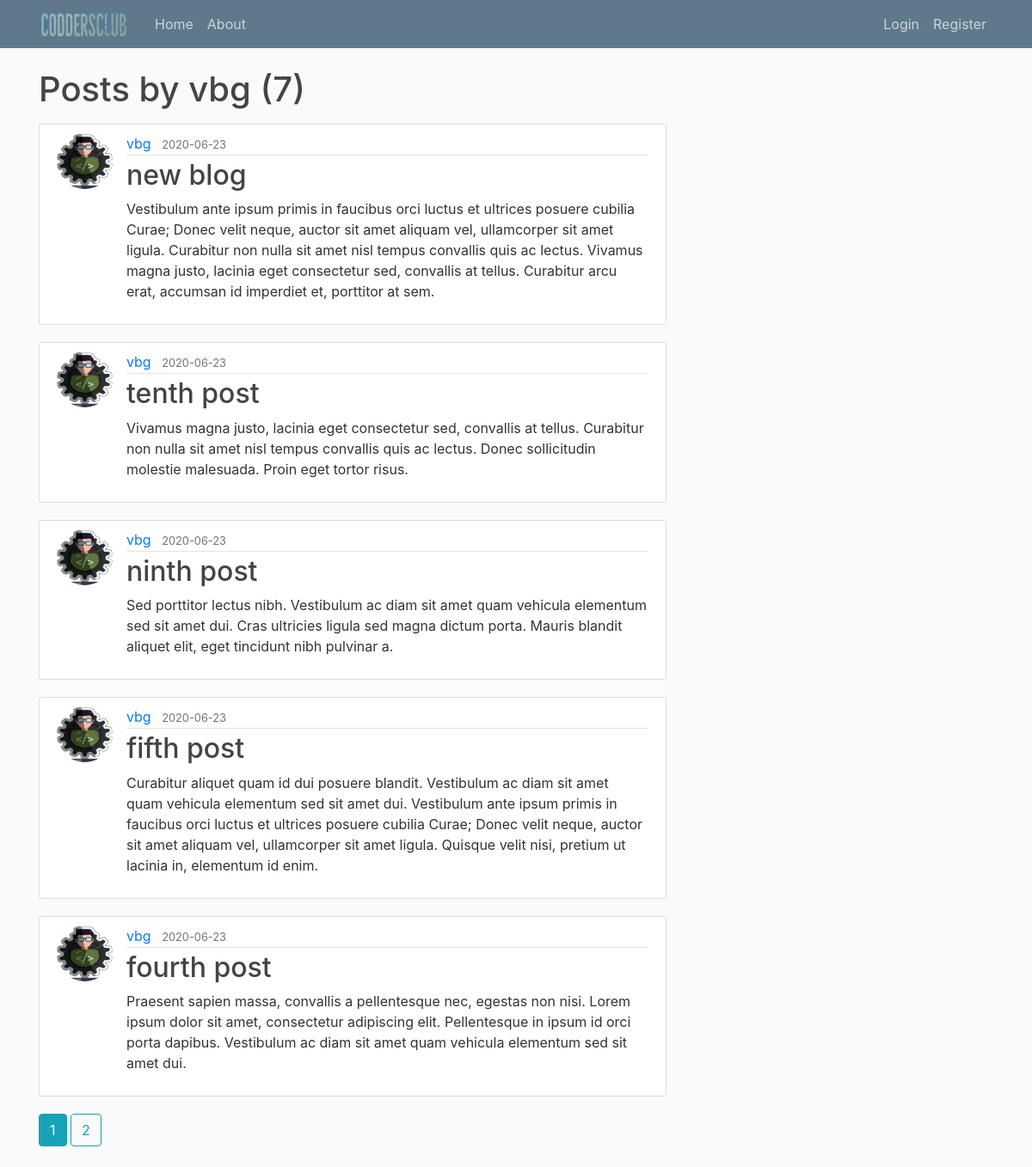
The app's page /user/vbg with its own data.
### flaskblog/models.py (models this page shows, shortened)
class User(db.Model , UserMixin):
    id = db.Column(db.Integer, primary_key=True)
    username = db.Column(db.String(20), unique=True, nullable=False)
    email = db.Column(db.String(120), unique=True, nullable=False)
    image_file = db.Column(db.String(20), nullable=False, default='default.jpg')
    password = db.Column(db.String(60), nullable=False)
    posts = db.relationship('Post', backref='author', lazy=True)

class Post(db.Model):
    id = db.Column(db.Integer, primary_key=True)
    title = db.Column(db.String(100), nullable=False)
    date_posted = db.Column(db.DateTime, nullable=False, default=datetime.utcnow)
    content = db.Column(db.Text, nullable=False)
    user_id = db.Column(db.Integer, db.ForeignKey('user.id'), nullable=False)

### flaskblog/routes.py (the view)
@app.route("/user/<string:username>")
def user_posts(username):
    page = request.args.get('page', 1, type=int)
    user = User.query.filter_by(username=username).first_or_404()
    posts = Post.query.filter_by(author=user)\
        .order_by(Post.date_posted.desc())\
        .paginate(page=page, per_page=5)
    return render_template('user_posts.html', posts=posts, user=user)

### flaskblog/templates/user_posts.html
{% extends "layout.html" %}
{% block content %}
    <h1 class="mb-3">Posts by {{ user.username }} ({{ posts.total }})</h1>
    {% for post in posts.items %}
        <article class="media content-section">
          <img class="rounded-circle article-img" src="{{ url_for('static', filename='images/' + post.author.image_file) }}">
          <div class="media-body">
            <div class="article-metadata">
              <a class="mr-2" href="{{ url_for('user_posts', username=post.author.username) }}">{{ post.author.username }}</a>
              <small class="text-muted">{{ post.date_posted.strftime('%Y-%m-%d') }}</small>
            </div>
            <h2><a class="article-title" href="{{ url_for('post', post_id=post.id) }}">{{ post.title }}</a></h2>
            <p class="article-content">{{ post.content }}</p>
          </div>
        </article>
    {% endfor %}
    {% for page_num in posts.iter_pages(left_edge=1, right_edge=1, left_current=1, right_current=2) %}
      {% if page_num %}
        {% if posts.page == page_num %}
          <a class="btn btn-info mb-4" href="{{ url_for('user_posts', username=user.username, page=page_num) }}">{{ page_num }}</a>
        {% else %}
          <a class="btn btn-outline-info mb-4" href="{{ url_for('user_posts', username=user.username, page=page_num) }}">{{ page_num }}</a>
        {% endif %}
      {% else %}
        ...
      {% endif %}
    {% endfor %}
{% endblock content %}

### flaskblog/static/main.css (style rules this page uses)
body { background: #fafafa; color: #333333; margin-top: 5rem; }
h1, h2, h3, h4, h5, h6 { color: #444444; }
.content-section { background: #ffffff; padding: 10px 20px; border: 1px solid #dddddd; border-radius: 3px; margin-bottom: 20px; }
.article-title { color: #444444; }
.article-content { white-space: pre-line; }
.article-img { height: 65px; width: 65px; margin-right: 16px; }
.article-metadata { padding-bottom: 1px; margin-bottom: 4px; border-bottom: 1px solid #e3e3e3 }

### records on screen
User: username "vbg"
Post: image_file (placeholder picture), author.username "vbg", date_posted "2020-06-23", title "new blog", content "Vestibulum ante ipsum primis in faucibus orci luctus et ultrices posuere cubilia Curae; Donec velit neque, auctor sit amet aliquam vel, ullamcorper sit amet ligula. Curabitur non nulla sit amet nisl tempus convallis quis ac lectus. Vivamus magna justo, lacinia eget consectetur sed, convallis at tellus. Curabitur arcu erat, accumsan id imperdiet et, porttitor at sem."
Post: image_file (placeholder picture), author.username "vbg", date_posted "2020-06-23", title "tenth post", content "Vivamus magna justo, lacinia eget consectetur sed, convallis at tellus. Curabitur non nulla sit amet nisl tempus convallis quis ac lectus. Donec sollicitudin molestie malesuada. Proin eget tortor risus."
Post: image_file (placeholder picture), author.username "vbg", date_posted "2020-06-23", title "ninth post", content "Sed porttitor lectus nibh. Vestibulum ac diam sit amet quam vehicula elementum sed sit amet dui. Cras ultricies ligula sed magna dictum porta. Mauris blandit aliquet elit, eget tincidunt nibh pulvinar a."
Post: image_file (placeholder picture), author.username "vbg", date_posted "2020-06-23", title "fifth post", content "Curabitur aliquet quam id dui posuere blandit. Vestibulum ac diam sit amet quam vehicula elementum sed sit amet dui. Vestibulum ante ipsum primis in faucibus orci luctus et ultrices posuere cubilia Curae; Donec velit neque, auctor sit amet aliquam vel, ullamcorper sit amet ligula. Quisque velit nisi, pretium ut lacinia in, elementum id enim."
Post: image_file (placeholder picture), author.username "vbg", date_posted "2020-06-23", title "fourth post", content "Praesent sapien massa, convallis a pellentesque nec, egestas non nisi. Lorem ipsum dolor sit amet, consectetur adipiscing elit. Pellentesque in ipsum id orci porta dapibus. Vestibulum ac diam sit amet quam vehicula elementum sed sit amet dui."

### other values on screen
{{ posts.total }} "7"
{{ page_num }} "1"
{{ page_num }} "2"
